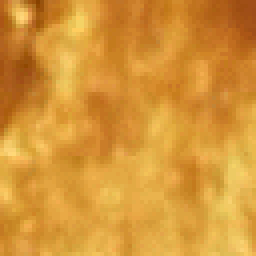
%> input picture matlab/toolbox_signal/fire.gif, 64 x 64 px (shown 4 times larger)
$ octave graphics_8_dyntextures.m   (GNU Octave 9; MATLAB toolbox functions it lacks are replaced by stand-ins)
%> lines starting %> are read from the running program, lines starting %| are printed output that depends on the picture
### matlab/m_files/perform_toolbox_installation.m
function perform_toolbox_installation(varargin)

% perform_toolbox_installation - add toolboxes to the path
%
%   perform_toolbox_installation('signal', 'graph', 'general');
%
%   Copyright (c) 2010 Gabriel Peyre

getd = @(p)path(p,path);

for i=1:nargin
    getd(['../toolbox_' varargin{i} '/']);
end

### matlab/graphics_8_dyntextures.m
%% Stationary Dynamic Texture Synthesis
% This tour explores the analysis and synthesis of stationary dynamic
% textures using Gaussian models.

perform_toolbox_installation('signal', 'general');

%% Video Loading
% A color video is a 4-D array of values of size \((n_1,n_2,p,3)\) where
% \(N=n_1 \times n_2\) is the number of pixels in the video and \(p\) of frames.

%%
% Load a video from a |.gif| file, which requires conversion from indexed color to RGB colors.

name = 'smoke';
name = 'fire';
[X, map] = imread([name '.gif'], 'frames', 'all');
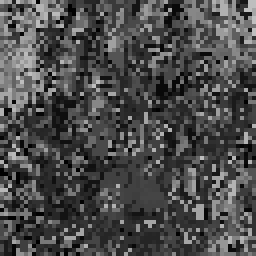
%> X: size 64x64 uint8 (shown 4 times larger); min 0, max 191, mean 74.8
%> map = 256 rows, first 12: [0.529 0.259 0; 0.808 0.569 0.173; 0.875 0.667 0.243; 0.714 0.459 0.0902; 0.902 0.729 0.31; 0.737 0.506 0.145; 0.835 0.576 0.224; 0.671 0.365 0.0549; 0.835 0.639 0.239; 0.82 0.522 0.145; 0.933 0.741 0.38; 0.875 0.69 0.278]
f = [];
for i=1:size(X,4)
    f(:,:,:,i) = ind2rgb(X(:,:,1,i),map);
end

%%
% Modify the video (here time reverse it).

g = f(:,:,:,end:-1:1);

%%
% Save the video as a |.gif| file.
% Compute the quantized color map from the first frame.

X = [];
[X(:,:,1,1),map] = rgb2ind(g(:,:,:,1),128*2);
%> map = 187 rows, first 12: [1 0.847 0.463; 1 0.839 0.478; 0.957 0.824 0.396; 0.984 0.82 0.455; 0.973 0.82 0.435; 1 0.804 0.369; 0.98 0.796 0.416; 0.976 0.792 0.388; 0.957 0.792 0.412; 0.949 0.792 0.388; 0.929 0.792 0.388; 0.984 0.78 0.388]
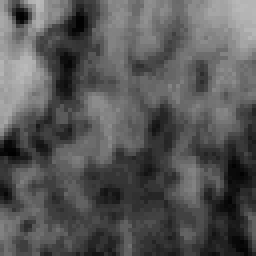
%> X: size 64x64 double (shown 4 times larger); min 0, max 186, mean 86.1
for i=2:size(g,4)
    [X(:,:,1,i),map] = rgb2ind(g(:,:,:,i),map);
end
imwrite(X+1, map, ['../html/graphics_9_dyntextures/video1.gif'], 'DelayTime',1/10, 'loopcount', Inf);

%%
% <html>
% <div align="center">
% <img src="video1.gif" width="256"/>
% </div>
% </html>

$ run again, with matlab/toolbox_signal/boat.bmp saved as matlab/toolbox_signal/fire.gif
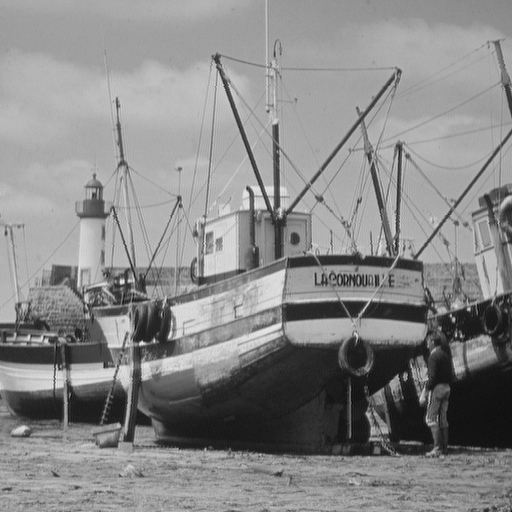
%> input picture matlab/toolbox_signal/boat.bmp, 512 x 512 px
%> `[X, map] = imread([name '.gif'], 'frames', 'all');`: map = 256 rows, first 12: [0 0 0; 0.0275 0.0275 0.0275; 0.0392 0.0392 0.0392; 0.0431 0.0431 0.0431; 0.0471 0.0471 0.0471; 0.051 0.051 0.051; 0.0549 0.0549 0.0549; 0.0588 0.0588 0.0588; 0.0627 0.0627 0.0627; 0.0667 0.0667 0.0667; 0.0706 0.0706 0.0706; 0.0745 0.0745 0.0745]
%> `[X(:,:,1,1),map] = rgb2ind(g(:,:,:,1),128*2);`: map = 224 rows, first 12: [0.937 0.937 0.937; 0.922 0.922 0.922; 0.91 0.91 0.91; 0.906 0.906 0.906; 0.902 0.902 0.902; 0.898 0.898 0.898; 0.894 0.894 0.894; 0.89 0.89 0.89; 0.886 0.886 0.886; 0.882 0.882 0.882; 0.878 0.878 0.878; 0.875 0.875 0.875]
%> `[X(:,:,1,1),map] = rgb2ind(g(:,:,:,1),128*2);`:
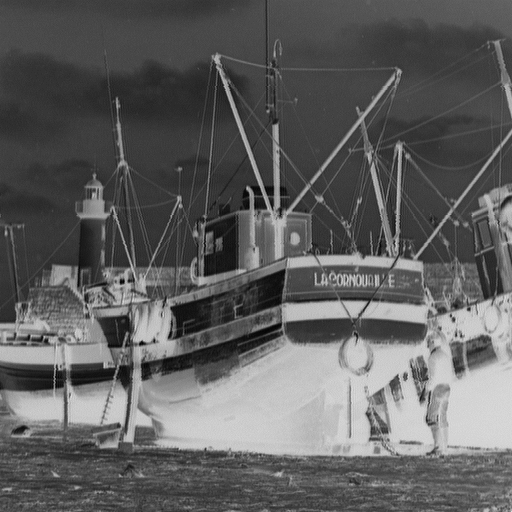
%> X: size 512x512 double; min 1, max 223, mean 95.4

$ run again, with matlab/toolbox_signal/cameraman.png saved as matlab/toolbox_signal/fire.gif
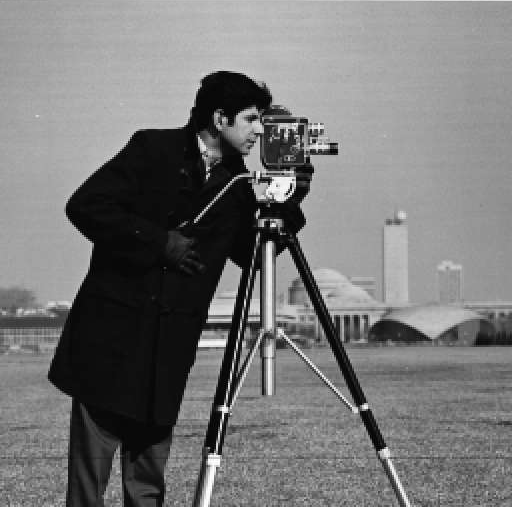
%> input picture matlab/toolbox_signal/cameraman.png, 512 x 507 px
%> X is the input picture: size 507x512 uint8; min 0, max 255, mean 118.5
%> `[X, map] = imread([name '.gif'], 'frames', 'all');`: map = 256 rows, first 12: [0 0 0; 0.00392 0.00392 0.00392; 0.00784 0.00784 0.00784; 0.0118 0.0118 0.0118; 0.0157 0.0157 0.0157; 0.0196 0.0196 0.0196; 0.0235 0.0235 0.0235; 0.0275 0.0275 0.0275; 0.0314 0.0314 0.0314; 0.0353 0.0353 0.0353; 0.0392 0.0392 0.0392; 0.0431 0.0431 0.0431]
%> `[X(:,:,1,1),map] = rgb2ind(g(:,:,:,1),128*2);`: map = 256 rows, first 12: [1 1 1; 0.996 0.996 0.996; 0.992 0.992 0.992; 0.988 0.988 0.988; 0.984 0.984 0.984; 0.98 0.98 0.98; 0.976 0.976 0.976; 0.973 0.973 0.973; 0.969 0.969 0.969; 0.965 0.965 0.965; 0.961 0.961 0.961; 0.957 0.957 0.957]
%> `[X(:,:,1,1),map] = rgb2ind(g(:,:,:,1),128*2);`:
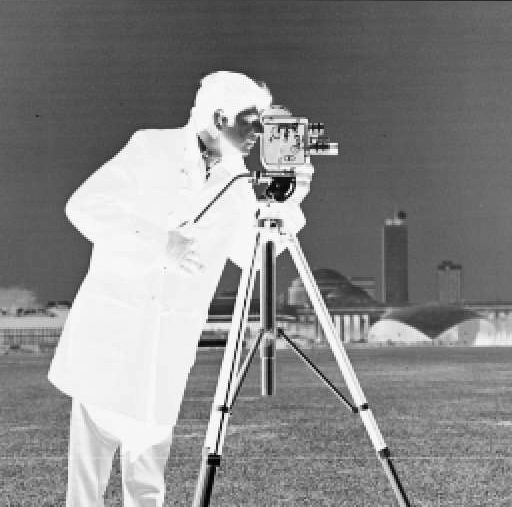
%> X: size 507x512 double; min 3, max 255, mean 137
